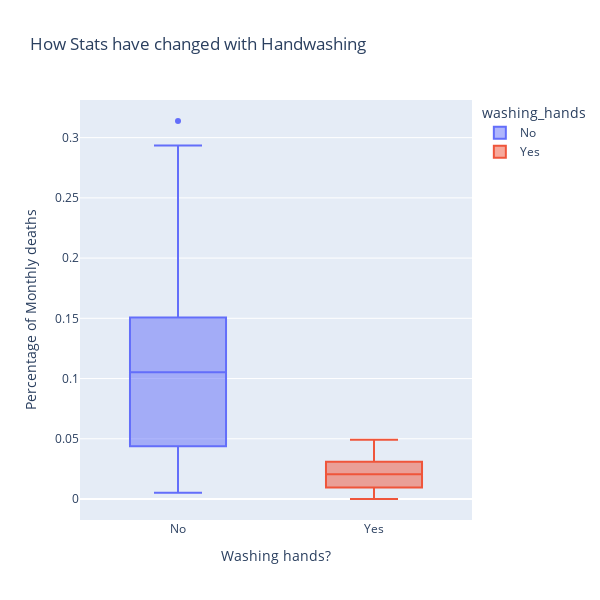

The code cell stored with this chart in its notebook:
### Code cell
box = px.box(
    deaths,
    x='washing_hands',
    y='pct_deaths',
    color='washing_hands',
    title ='How Stats have changed with Handwashing',
    height=600,
    width=600
)
box.update_layout(xaxis_title='Washing hands?',
                 yaxis_title='Percentage of Monthly deaths')

### Figure 1 — Plotly figure (JSON) as saved in the notebook; plotly's stock layout.template omitted (floating-point values rounded to 4 significant figures)
{"data": [{"alignmentgroup": "True", "hovertemplate": "washing_hands=%{x}<br>pct_deaths=%{y}<extra></extra>", "legendgroup": "No", "marker": {"color": "#636efa"}, "name": "No", "notched": false, "offsetgroup": "No", "orientation": "v", "showlegend": true, "type": "box", "x": ["No", "No", "No", "No", "No", "No", "No", "No", "No", "No", "No", "No", "No", "No", "No", "No", "No", "No", "No", "No", "No", "No", "No", "No", "No", "No", "No", "No", "No", "No", "No", "No", "No", "No", "No", "No", "No", "No", "No", "No", "No", "No", "No", "No", "No", "No", "No", "No", "No", "No", "No", "No", "No", "No", "No", "No", "No", "No", "No", "No", "No", "No", "No", "No", "No", "No", "No", "No", "No", "No", "No", "No", "No", "No", "No", "No"], "x0": " ", "xaxis": "x", "y": [0.1457, 0.07531, 0.04332, 0.01569, 0.007843, 0.05, 0.08421, 0.01351, 0.01878, 0.1102, 0.2255, 0.2085, 0.1222, 0.1023, 0.1074, 0.03226, 0.06593, 0.2078, 0.2546, 0.1839, 0.2934, 0.2297, 0.3138, 0.1912, 0.1597, 0.1241, 0.1193, 0.06098, 0.04082, 0.005236, 0.01554, 0.02262, 0.176, 0.07143, 0.08051, 0.1516, 0.1128, 0.1703, 0.1731, 0.05833, 0.02679, 0.04369, 0.0632, 0.01224, 0.03226, 0.1102, 0.1055, 0.07591, 0.04745, 0.04452, 0.04231, 0.04392, 0.07143, 0.06122, 0.03586, 0.1055, 0.1484, 0.1094, 0.1049, 0.1339, 0.1809, 0.1543, 0.1897, 0.1344, 0.1015, 0.131, 0.1806, 0.1439, 0.1496, 0.1077, 0.05369, 0.03215, 0.01923, 0.03607, 0.1827, 0.1224], "y0": " ", "yaxis": "y"}, {"alignmentgroup": "True", "hovertemplate": "washing_hands=%{x}<br>pct_deaths=%{y}<extra></extra>", "legendgroup": "Yes", "marker": {"color": "#EF553B"}, "name": "Yes", "notched": false, "offsetgroup": "Yes", "orientation": "v", "showlegend": true, "type": "box", "x": ["Yes", "Yes", "Yes", "Yes", "Yes", "Yes", "Yes", "Yes", "Yes", "Yes", "Yes", "Yes", "Yes", "Yes", "Yes", "Yes", "Yes", "Yes", "Yes", "Yes", "Yes", "Yes"], "x0": " ", "xaxis": "x", "y": [0.02239, 0.012, 0.01894, 0.0458, 0.03957, 0.04472, 0.0293, 0.03534, 0.006873, 0, 0.006557, 0.009585, 0.01136, 0.003717, 0, 0.009615, 0.02341, 0.02903, 0.0134, 0.02233, 0.03085, 0.04926], "y0": " ", "yaxis": "y"}], "layout": {"boxmode": "overlay", "height": 600, "legend": {"title": {"text": "washing_hands"}, "tracegroupgap": 0}, "title": {"text": "How Stats have changed with Handwashing"}, "width": 600, "xaxis": {"anchor": "y", "autorange": true, "categoryarray": ["No", "Yes"], "categoryorder": "array", "domain": [0, 1], "range": [-0.5, 1.5], "title": {"text": "Washing hands?"}, "type": "category"}, "yaxis": {"anchor": "x", "autorange": true, "domain": [0, 1], "range": [-0.01743, 0.3312], "title": {"text": "Percentage of Monthly deaths"}, "type": "linear"}}}
